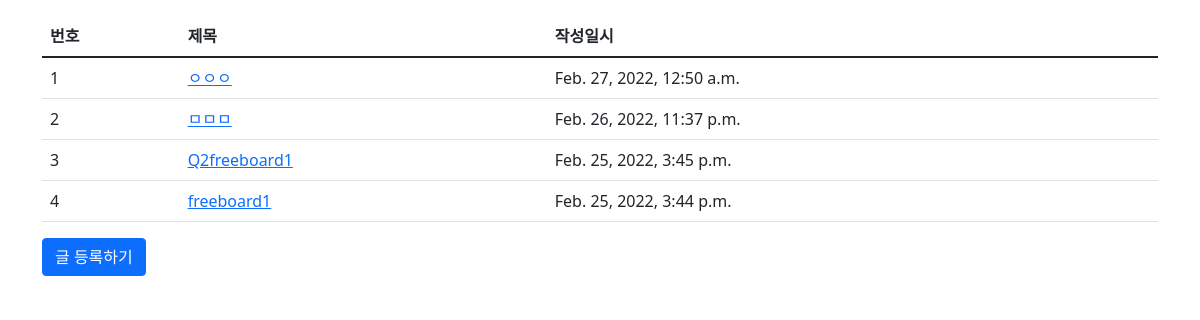
The app's page /pybo1/ with its own data.
### pybo1/models.py (models this page shows, shortened)
class Question(models.Model):
    subject = models.CharField(max_length=200)
    content = models.TextField()
    create_date = models.DateTimeField()

### pybo1/views.py (the view)
# urls.py: path('', views.index, name='index'),
def index(request):
    question_list = Question.objects.order_by('-create_date')
    context = {'question_list': question_list}
    return render(request, 'pybo1/question_list1.html', context)

### templates/pybo1/question_list1.html (shortened to what this page needs)
{% extends 'base.html'%}
{% load static %}
{% block content %}
<div class="container my-3">
    <table class="table">
        <thead>
        <tr class="thead-dark">
            <th>번호</th>
            <th>제목</th>
            <th>작성일시</th>
        </tr>
        </thead>
        <tbody>
        {% if question_list %}
        {% for question in question_list %}
        <tr>
            <td>{{ forloop.counter }}</td>
            <td>
                <a href="{% url 'pybo1:detail' question.id %}">
                    {{ question.subject }}
                </a>
            </td>
            <td>{{ question.create_date }}</td>
        </tr>
        {% endfor %}
        {% else %}}
        <tr>
            <td colspan="3">질문이 없습니다.</td>
        </tr>
        {% endif %}
        </tbody>
    </table>
    <a href="{% url 'pybo1:question_create' %}" class="btn btn-primary">
        글 등록하기
    </a>
</div>
{% endblock %}

### records on screen
Question: subject "ㅇㅇㅇ", create_date "Feb. 27, 2022, 12:50 a.m."
Question: subject "ㅁㅁㅁ", create_date "Feb. 26, 2022, 11:37 p.m."
Question: subject "Q2freeboard1", create_date "Feb. 25, 2022, 3:45 p.m."
Question: subject "freeboard1", create_date "Feb. 25, 2022, 3:44 p.m."
